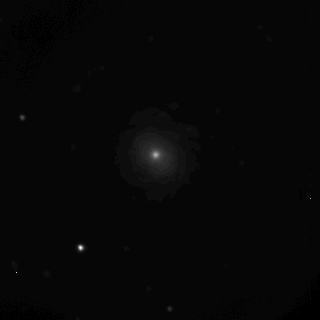
#> input picture 01_basic_notions/images/m51.tif, 320 x 320 px
$ jupyter execute --allow-errors 104_bit_depth.ipynb
#> lines starting #> are read from the running program, lines starting #| are printed output that depends on the picture
## 104/ Bit Depth

The pixels have coordinates but also values. In the simple case of a grayscale image, each pixel has only one value.

> *This value is often the intensity of the signal in the case of a fluorescence image.*

The range of these values is depending on the bit depth chosen by the user or decided by the device used to produce the image.

> *For example, a pixel of an 8-bit image has 2<sup>8</sup> or 256 possible values, ranging from 0 to 255.*

**Here are several images with different bitdepth**

[cell 1]
import numpy as np
import pandas as pd
from skimage import io
import matplotlib.pyplot as plt

#> (the rest of this cell did not finish here and is left out)

----
**Here is an interactive example on bit depth**

Notice the loss of information when decreasing from 16 bits to 1 bit. Use the menu to view the images with a different color palette.

> *Unless you are using some very special display, you will not notice any differences between 12 and 16 bits using the standard gray levels color map*.

> *You can select a different color map using the dropdown menu to better see the effect of decreasing the bit depth*.

> *Generally computer monitors are able to display between 8 to 12 bits of color, but the human eye can barely notice any difference past 900 levels (around 10 bit) in optimal conditions anyways*.<sup>1</sup>

[cell 2]
from skimage import exposure
from skimage.util import img_as_uint
from ipywidgets import *

df_16bit = np.random.randint(0,2**16-1,size=(50, 50))
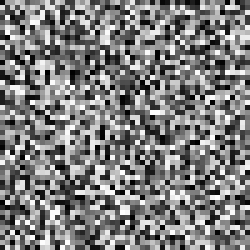
#> df_16bit: shape (50, 50) int64 (shown 5 times larger); min 63, max 65499, mean 32518.2; drawn with min black and max white
df_16bit.sort(axis=1)
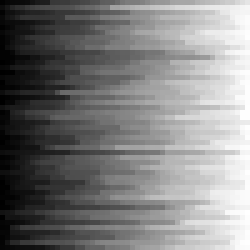
#> df_16bit: shape (50, 50) int64 (shown 5 times larger); min 63, max 65499, mean 32518.2; drawn with min black and max white

real_image = io.imread('./images/m51.tif')
#> real_image is the input picture: shape (320, 320) uint16; min 22, max 10106, mean 376.6

cmap_options = ['gray', 'viridis', 'jet', 'hot', 'coolwarm', 'seismic',
           'terrain', 'bone', 'twilight', 'ocean', 'RdBu', 'nipy_spectral']

def draw_fig_at_bit(c_map, bit):
    df_bit = exposure.rescale_intensity(df_16bit, out_range=(0, 2**bit - 1))
    real_image_bit = exposure.rescale_intensity(real_image, out_range=(0, 2**bit - 1))
    fig = plt.figure(figsize=(15,10))
    fig.add_subplot(1,2,1)
    plt.title(f'Synthetic image \n {bit} Bit(s) \n {2**bit} possible gray values')
    plt.imshow(df_bit, cmap=c_map,vmin=0, vmax=2**bit-1)

    fig.add_subplot(1,2,2)
    plt.title(f'A native 16-bit image: the M51 galaxy \n {bit} Bit(s) \n {2**bit} possible gray values')
    plt.imshow(real_image_bit, cmap=c_map,vmin=0, vmax=2**bit-1)

#> (the rest of this cell did not finish here and is left out)
